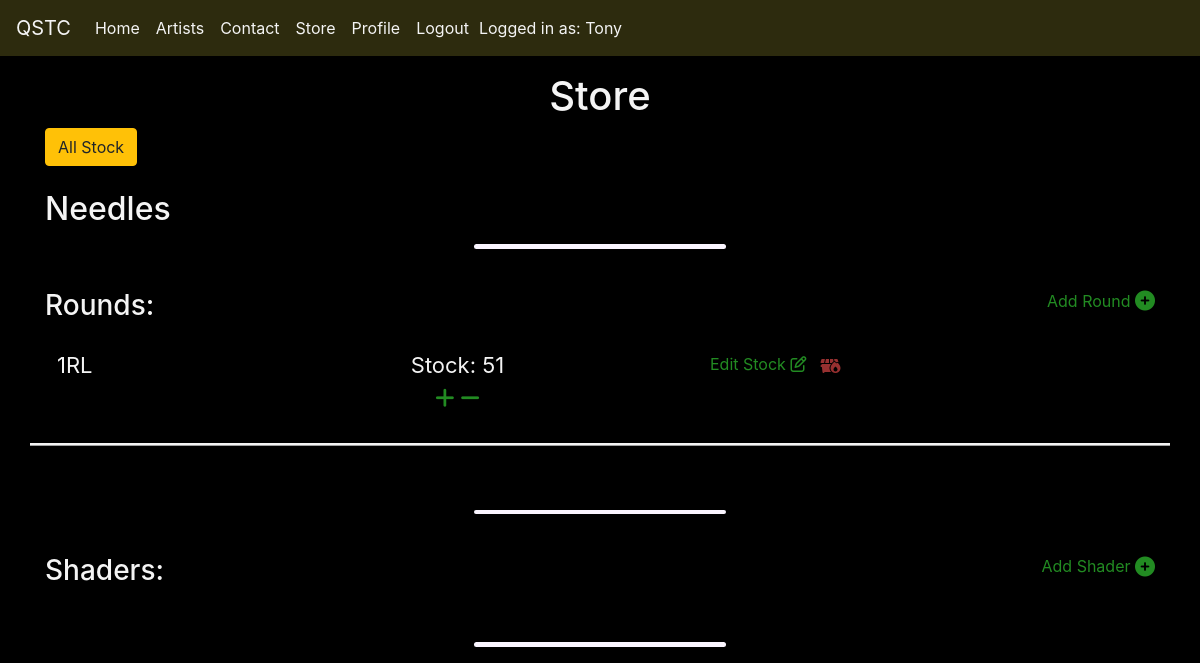
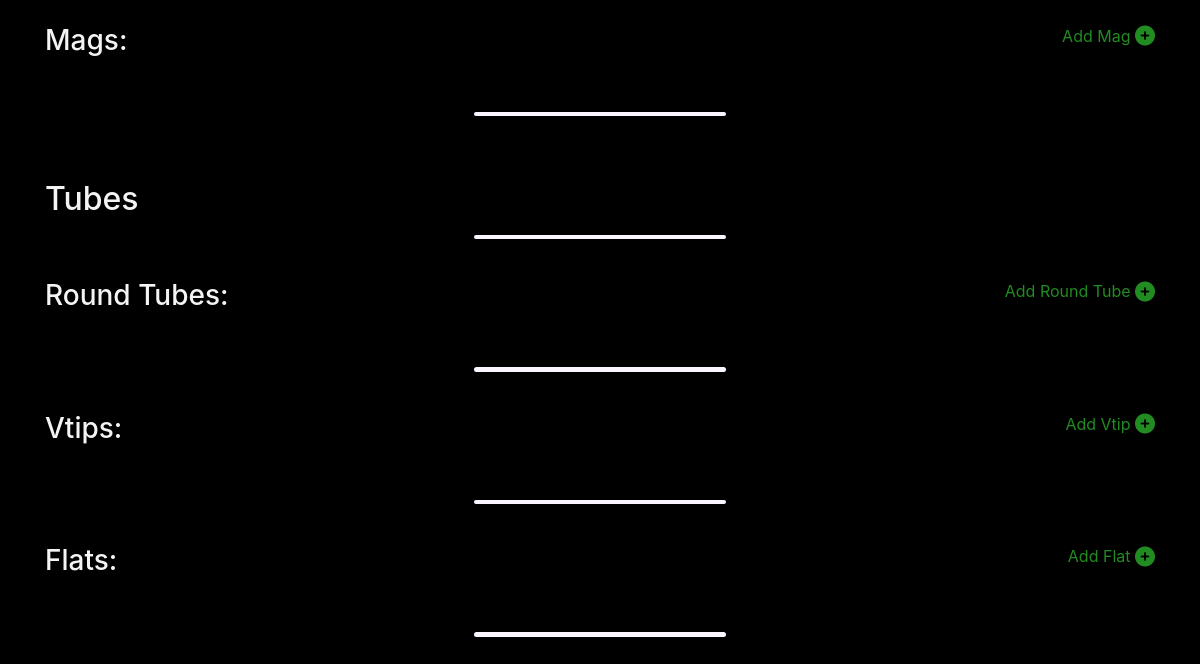
Before: /shop/shop/ (signed in) with the older database file (2 pictures, top to bottom).
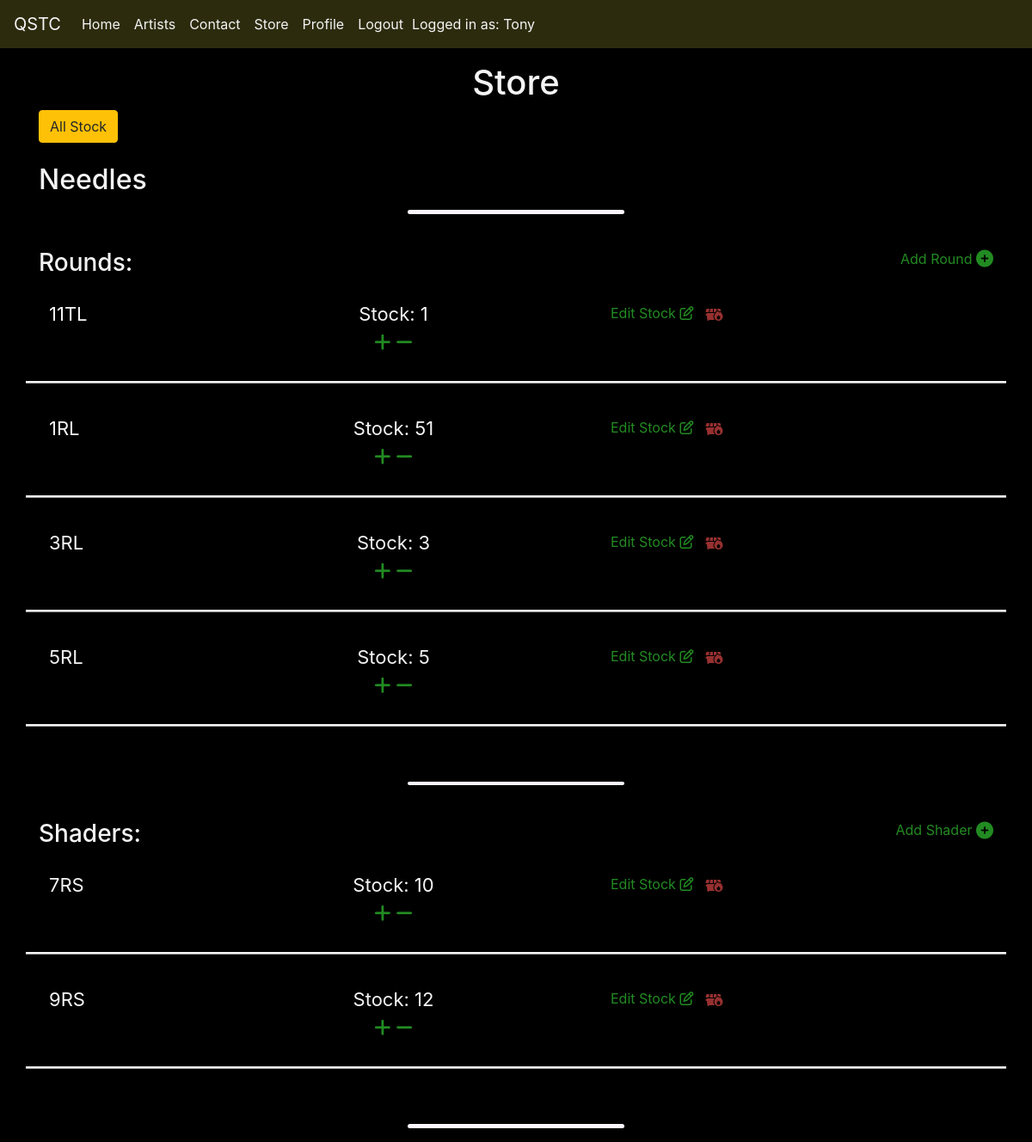
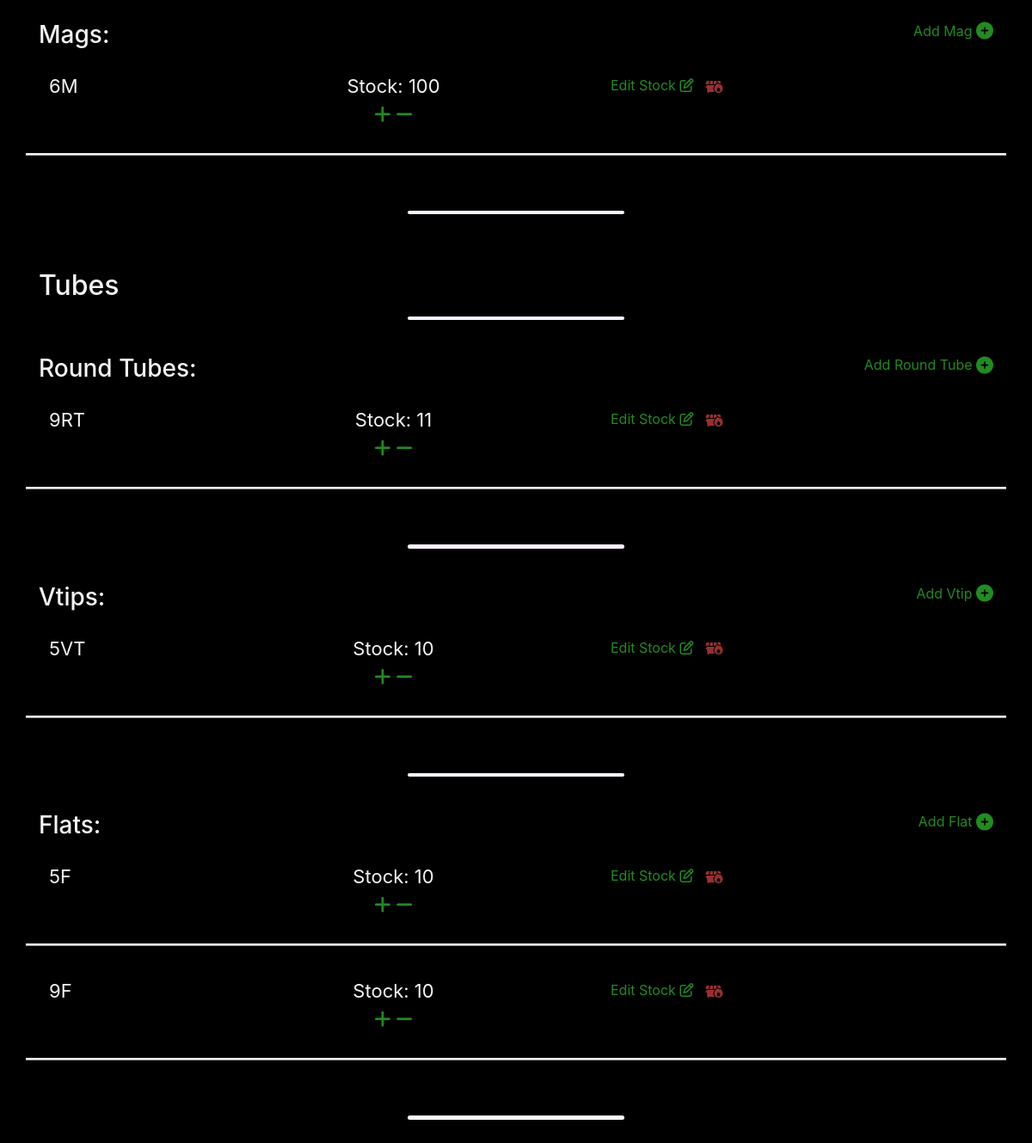
After: the same page with the newer database file (2 pictures, top to bottom).
### shop/models.py (models this page shows, shortened)
class Round(models.Model):
    name = models.CharField(max_length=50)
    size = models.IntegerField()
    liner = models.CharField(max_length=32, choices=liner_choices, default=RL)
    ton = models.CharField(max_length=20, choices=NT_CHOICES, default=Needles)
    stock = models.IntegerField()

class Shader(models.Model):
    name = models.CharField(max_length=50)
    size = models.IntegerField()
    liner = models.CharField(max_length=32, default="Round Shader")
    ton = models.CharField(max_length=20, choices=NT_CHOICES, default=Needles)
    stock = models.IntegerField()

class Mag(models.Model):
    name = models.CharField(max_length=50)
    size = models.IntegerField()
    liner = models.CharField(max_length=32, default="Magnum Shader")
    ton = models.CharField(max_length=20, choices=NT_CHOICES, default=Needles)
    stock = models.IntegerField()

class RoundTube(models.Model):
    name = models.CharField(max_length=50)
    size = models.IntegerField()
    liner = models.CharField(max_length=32, default="Round Tube")
    ton = models.CharField(max_length=20, choices=NT_CHOICES, default=Tubes)
    stock = models.IntegerField()

class Vtip(models.Model):
    name = models.CharField(max_length=50)
    size = models.IntegerField()
    liner = models.CharField(max_length=32, default="V Tube")
    ton = models.CharField(max_length=20, choices=NT_CHOICES, default=Tubes)
    stock = models.IntegerField()

class Flat(models.Model):
    name = models.CharField(max_length=50)
    size = models.IntegerField()
    liner = models.CharField(max_length=32, default="Flat Tube")
    ton = models.CharField(max_length=20, choices=NT_CHOICES, default=Tubes)
    stock = models.IntegerField()

### shop/views.py (the view)
# urls.py: path('shop/', include('shop.urls')),
@login_required
def shop(request):
    if request.user.profile.staff_access:
        rounds = Round.objects.order_by("name")
        shaders = Shader.objects.order_by("name")
        mags = Mag.objects.order_by("name")
        tubes = RoundTube.objects.order_by("name")
        vtips = Vtip.objects.order_by("name")
        flats = Flat.objects.order_by("name")
        return render(
            request,
            "shop.html",
            {
                "rounds": rounds,
                "shaders": shaders,
                "mags": mags,
                "tubes": tubes,
                "vtips": vtips,
                "flats": flats,
            },
        )
    else:
        messages.error(
            request, "You Don't Have The Required Permissions", extra_tags="alert"
        )
        return redirect("index")

### shop/templates/shop.html (shortened to what this page needs)
{% extends 'base.html' %} {% load static %} {% block page_title %} QSTC - Store {% endblock %} {% block content %}
<div class="row">
    <div class="col-12">
        <div class="h1 text-center">Store</div>
        <a href="{% url 'get_all_stock' %}" role="button" class="btn btn-warning" id="all-stock" aria-disabled="false">All Stock</a>
    </div>
</div>
<br>
<h2>Needles</h2>
<hr class="bar-thin">
<br>
<div class="row">
    <div class="col-6">
        <h3>Rounds:</h3>
    </div>
    <div class="col-6">
        <a href="{% url 'add_round' %}" class="add-links">
            <span>Add Round</span>
            <i class="fas fa-plus-circle fa-lg"></i>
        </a>
    </div>
    <br>
    <br>
</div>
{% for r in rounds %}
<div class="row stock-line">
    <div class="col-2">
        <p class="stock-line-item">{{ r.name }}</p>
    </div>
    <div class="col-5">
        <p class="stock-line-item text-center">Stock: {{ r.stock }} <br>
            <a href="{% url 'plus_round' r.id %}"><span><i class="fas fa-plus"></i></span></a>
            <a href="{% url 'minus_round' r.id %}"> <span><i class="fas fa-minus"></i></span></a>
        </p>
    </div>
    <div class="col-5">
        <div class="stock-line-buttons">
            <a href="{% url 'edit_round' r.id %}" class="add-links">
                <span>Edit Stock</span>
                <i class="far fa-edit"></i>
            </a>
            <br>
            <form class="" method="post" action="{% url 'delete_round' r.id %}">
                <button class="btn delete-btn" type="submit"><i class="fas fa-dumpster-fire"></i></button>
            </form>
        </div>
    </div>
</div>
<br> {% endfor %}
<br>
<hr class="bar-thin">
<br>
<div class="row">
    <div class="col-6">
        <h3>Shaders:</h3>
    </div>
    <div class="col-6">
        <a href="{% url 'add_shader' %}" class="add-links">
            <span>Add Shader</span>
            <i class="fas fa-plus-circle fa-lg"></i>
        </a>
    </div>
    <br>
    <br>
</div>
{% for s in shaders %}
<div class="row stock-line">
    <div class="col-2">
        <p class="stock-line-item">{{ s.name }}</p>
    </div>
    <div class="col-5">
        <p class="stock-line-item text-center">Stock: {{ s.stock }} </br>
            <a href="{% url 'plus_shader' s.id %}"><span><i class="fas fa-plus"></i></span></a>
            <a href="{% url 'minus_shader' s.id %}"> <span><i class="fas fa-minus"></i></span></a>
        </p>
    </div>
    <div class="col-5">
        <div class="stock-line-buttons">
            <a href="{% url 'edit_shader' s.id %}" class="add-links">
                <span>Edit Stock</span>
                <i class="far fa-edit"></i>
            </a>
            <br>
            <form class="" method="post" action="{% url 'delete_shader' s.id %}">
                <button class="btn delete-btn" type="submit"><i class="fas fa-dumpster-fire"></i></button>
            </form>
        </div>
    </div>
</div>
<br> {% endfor %}
<br>
<hr class="bar-thin">
<br>
<div class="row">
    <div class="col-6">
        <h3>Mags:</h3>
    </div>
    <div class="col-6">
        <a href="{% url 'add_mag' %}" class="add-links">
            <span>Add Mag</span>
            <i class="fas fa-plus-circle fa-lg"></i>
        </a>
    </div>
    <br>
    <br>
</div>
{% for m in mags %}
<div class="row stock-line">
    <div class="col-2">
        <p class="stock-line-item">{{ m.name }}</p>
    </div>
    <div class="col-5">
        <p class="stock-line-item text-center">Stock: {{ m.stock }} </br>
            <a href="{% url 'plus_mag' m.id %}"><span><i class="fas fa-plus"></i></span></a>
            <a href="{% url 'minus_mag' m.id %}"> <span><i class="fas fa-minus"></i></span></a>
        </p>
    </div>
    <div class="col-5">
        <div class="stock-line-buttons">
            <a href="{% url 'edit_mag' m.id %}" class="add-links">
                <span>Edit Stock</span>
                <i class="far fa-edit"></i>
            </a>
            <br>
            <form class="" method="post" action="{% url 'delete_mag' m.id %}">
                <button class="btn delete-btn" type="submit"><i class="fas fa-dumpster-fire"></i></button>
            </form>
        </div>
    </div>
</div>
<br> {% endfor %}
<br>
<hr class="bar-thin">
<br>
<br>
<h2>Tubes</h2>
<hr class="bar-thin">
<br>
<div class="row">
    <div class="col-6">
        <h3>Round Tubes:</h3>
    </div>
    <div class="col-6">
        <a href="{% url 'add_round_tube' %}" class="add-links">
            <span>Add Round Tube</span>
            <i class="fas fa-plus-circle fa-lg"></i>
        </a>
    </div>
    <br>
    <br>
</div>
{% for t in tubes %}
<div class="row stock-line">
    <div class="col-2">
        <p class="stock-line-item">{{ t.name }}</p>
    </div>
    <div class="col-5">
        <p class="stock-line-item text-center">Stock: {{ t.stock }} </br>
            <a href="{% url 'plus_round_tube' t.id %}"><span><i class="fas fa-plus"></i></span></a>
            <a href="{% url 'minus_round_tube' t.id %}"> <span><i class="fas fa-minus"></i></span></a>
        </p>
    </div>
    <div class="col-5">
        <div class="stock-line-buttons">
            <a href="{% url 'edit_round_tube' t.id %}" class="add-links">
                <span>Edit Stock</span>
                <i class="far fa-edit"></i>
            </a>
            <br>
            <form class="" method="post" action="{% url 'delete_round_tube' t.id %}">
                <button class="btn delete-btn" type="submit"><i class="fas fa-dumpster-fire"></i></button>
            </form>
        </div>
    </div>
</div>
<br> {% endfor %}
<br>
<hr class="bar-thin">
<br>
<div class="row">
    <div class="col-6">
        <h3>Vtips:</h3>
    </div>
    <div class="col-6">
        <a href="{% url 'add_vtip' %}" class="add-links">
            <span>Add Vtip</span>
            <i class="fas fa-plus-circle fa-lg"></i>
        </a>
    </div>
    <br>
    <br>
</div>
{% for v in vtips %}
<div class="row stock-line">
    <div class="col-2">
        <p class="stock-line-item">{{ v.name }}</p>
    </div>
    <div class="col-5">
        <p class="stock-line-item text-center">Stock: {{ v.stock }} </br>
            <a href="{% url 'plus_vtip' v.id %}"><span><i class="fas fa-plus"></i></span><a>
            <a href="{% url 'minus_vtip' v.id %}"> <span><i class="fas fa-minus"></i></span></a>
        </p>
    </div>
    <div class="col-5">
        <div class="stock-line-buttons">
            <a href="{% url 'edit_vtip' v.id %}" class="add-links">
                <span>Edit Stock</span>
                <i class="far fa-edit"></i>
            </a>
            <br>
            <form class="" method="post" action="{% url 'delete_vtip' v.id %}">
                <button class="btn delete-btn" type="submit"><i class="fas fa-dumpster-fire"></i></button>
            </form>
        </div>
    </div>
</div>
<br> {% endfor %}
<br>
<hr class="bar-thin">
<br>
<div class="row">
    <div class="col-6">
        <h3>Flats:</h3>
    </div>
    <div class="col-6">
        <a href="{% url 'add_flat' %}" class="add-links">
            <span>Add Flat</span>
            <i class="fas fa-plus-circle fa-lg"></i>
        </a>
    </div>
    <br>
    <br>
</div>
{% for f in flats %}
<div class="row stock-line">
    <div class="col-2">
        <p class="stock-line-item">{{ f.name }}</p>
    </div>
    <div class="col-5">
        <p class="stock-line-item text-center">Stock: {{ f.stock }} </br>
            <a href="{% url 'plus_flat' f.id %}"><span><i class="fas fa-plus"></i></span></a>
            <a href="{% url 'minus_flat' f.id %}"> <span><i class="fas fa-minus"></i></span></a>
        </p>
    </div>
    <div class="col-5">
        <div class="stock-line-buttons">
            <a href="{% url 'edit_flat' f.id %}" class="add-links">
                <span>Edit Stock</span>
                <i class="far fa-edit"></i>
            </a>
            <br>
            <form class="" method="post" action="{% url 'delete_flat' f.id %}">
                <button class="btn delete-btn" type="submit"><i class="fas fa-dumpster-fire"></i></button>
            </form>
        </div>
    </div>
</div>
<br> {% endfor %}
<br>
<hr class="bar-thin">
<br> {% endblock %}

### templates/base.html (shortened to what this page needs)
{% load staticfiles %}
<!DOCTYPE html>
<html lang="en">
<head>
    <link rel="stylesheet" href="https://stackpath.bootstrapcdn.com/bootstrap/4.3.1/css/bootstrap.min.css">
    <link rel="stylesheet" href="{% static 'css/styles.css' %}?v=2.40" type="text/css" />
</head>
<body>
    <nav class="navbar navbar-expand-lg nav-bg fixed-top">
        <a class="navbar-brand" href="{% url 'index' %}">QSTC</a>
        <div class="collapse navbar-collapse" id="navbarNav">
            <ul class="navbar-nav">
                <li class="nav-item">
                    <a class="nav-link" href="{% url 'index' %}">Home</a>
                </li>
                <li class="nav-item">
                    <a class="nav-link" href="{% url 'artists' %}">Artists</a>
                </li>
                <li class="nav-item">
                    <a class="nav-link" href="#">Contact</a>
                </li>
                {% if user.profile.staff_access %}
                <li class="nav-item">
                    <a class="nav-link" href="{% url 'shop' %}">Store</a>
                </li>
                <li class="nav-item">
                    <a class="nav-link" href="{% url 'profile' %}">Profile</a>
                </li>
                {% endif %} {% if user.is_authenticated %}
                <li class="nav-item">
                    <a class="nav-link" href="{% url 'logout' %}">Logout</a>
                </li>
                <li class="nav-item logged-in">Logged in as: <span class="capitalize">{{user}}</span></li>
                {% endif %}
            </ul>
        </div>
    </nav>
    <div class="bg">
        <br>
        <br>
        <br>
        <div class="container">
             {% block content %} {% endblock %}
        </div>
    </div>
</body>

### static/css/styles.css (style rules this page uses)
.bg { background-color: black; color: #f4f4f4; height: 100%; }
.nav-bg { background-color: #2d2b0e; }
.nav-bg a { color: #f4f4f4; }
.logged-in { color: #f4f4f4; margin: 8px 2px; }
.add-links { color: forestgreen; text-decoration: none; float: right; transition: all 0.35s ease-in-out; -moz-transition: all 0.35s ease-in-out; -webkit-transition: all 0.35s ease-in-out; -o-transition: all 0.35s ease-in-out; }
.stock-line-item { font-size: 22px; padding: 12px; }
.stock-line-item a { color: forestgreen; transition: all 0.35s ease-in-out; -moz-transition: all 0.35s ease-in-out; -webkit-transition: all 0.35s ease-in-out; -o-transition: all 0.35s ease-in-out; }
.stock-line-buttons { padding-top: 15px; display: inline-flex; }
.stock-line { border-bottom-style: ridge; border-color: #f4f4f4; }
.delete-btn { padding: 0 13px; color: #973030; transition: all 0.35s ease-in-out; -moz-transition: all 0.35s ease-in-out; -webkit-transition: all 0.35s ease-in-out; -o-transition: all 0.35s ease-in-out; }
.bar-thin { background-color: #faf5ff; height: 2.5px; width: 250px; border-radius: 7px 7px 7px 7px; border: 1px; padding: 1px; }

Changed rows visible on the page:
added Round: name "11TL", stock "1"
added Round: name "3RL", stock "3"
added Round: name "5RL", stock "5"
added Shader: name "7RS", stock "10"
added Shader: name "9RS", stock "12"
added Mag: name "6M", stock "100"
added RoundTube: name "9RT", stock "11"
added Vtip: name "5VT", stock "10"
added Flat: name "5F", stock "10"
added Flat: name "9F", stock "10"
